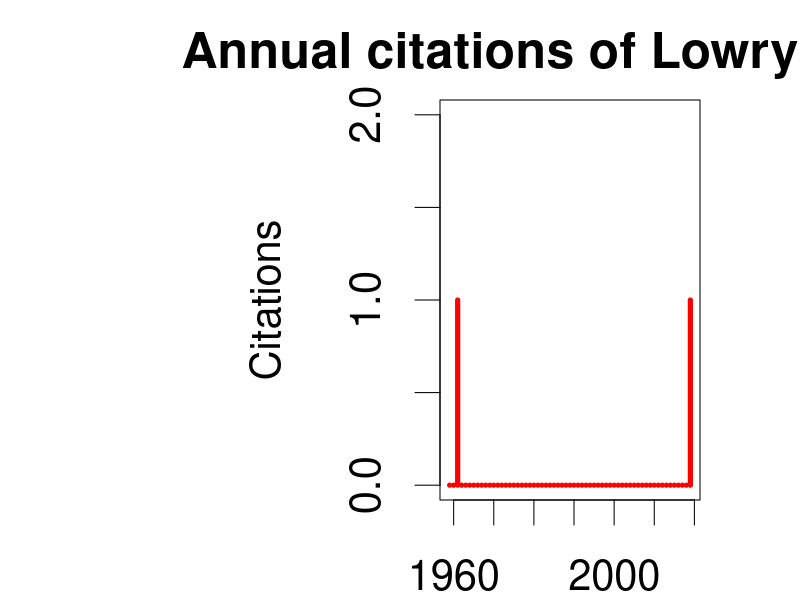

R code for this plot:
# Histogram of citations of Lowry (1959)

# Only cited in 1961 and 2019

t <- 1959:2019
cite <- rep(0, length(t))
cite[t %in% c(1961, 2019)] = 1

png("lowry-citations.png",
    width = 1440)
par(mai=c(1,4.4,1,1),
    cex = 2.5)
plot(t, cite, type = "h", lwd = 5,
     col = "red",
     ylim = c(0,2),
     xlab = "Year",
     ylab = "Citations",
     main = "Annual citations of Lowry (1959)")
dev.off()
